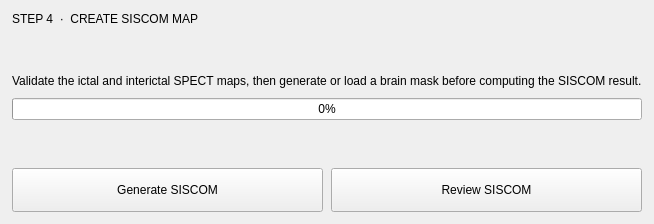
                          <widget class="QFrame" name="cardSISCOM">
                           <property name="frameShape">
                            <enum>QFrame::Shape::NoFrame</enum>
                           </property>
                           <property name="workflowCard" stdset="0">
                            <bool>true</bool>
                           </property>
                           <layout class="QVBoxLayout" name="cardSISCOMLayout">
                            <property name="spacing">
                             <number>8</number>
                            </property>
                            <property name="leftMargin">
                             <number>12</number>
                            </property>
                            <property name="topMargin">
                             <number>12</number>
                            </property>
                            <property name="rightMargin">
                             <number>12</number>
                            </property>
                            <property name="bottomMargin">
                             <number>12</number>
                            </property>
                            <item>
                             <widget class="QLabel" name="cardSISCOMTitle">
                              <property name="text">
                               <string>STEP 4  ·  CREATE SISCOM MAP</string>
                              </property>
                              <property name="alignment">
                               <set>Qt::AlignmentFlag::AlignLeading|Qt::AlignmentFlag::AlignLeft|Qt::AlignmentFlag::AlignVCenter</set>
                              </property>
                              <property name="uiRole" stdset="0">
                               <string>sectionTitle</string>
                              </property>
                             </widget>
                            </item>
                            <item>
                             <spacer name="verticalSpacer_11">
                              <property name="orientation">
                               <enum>Qt::Orientation::Vertical</enum>
                              </property>
                              <property name="sizeHint" stdset="0">
                               <size>
                                <width>20</width>
                                <height>40</height>
                               </size>
                              </property>
                             </spacer>
                            </item>
                            <item>
                             <widget class="QLabel" name="cardSISCOMSubtitle">
                              <property name="text">
                               <string>Validate the ictal and interictal SPECT maps, then generate or load a brain mask before computing the SISCOM result.</string>
                              </property>
                              <property name="uiRole" stdset="0">
                               <string>sectionSubtitle</string>
                              </property>
                             </widget>
                            </item>
                            <item>
                             <widget class="QProgressBar" name="progressBarSISCOM">
                              <property name="minimumSize">
                               <size>
                                <width>0</width>
                                <height>22</height>
                               </size>
                              </property>
                              <property name="maximumSize">
                               <size>
                                <width>16777215</width>
                                <height>18</height>
                               </size>
                              </property>
                              <property name="value">
                               <number>0</number>
                              </property>
                              <property name="format">
                               <string>%p%</string>
                              </property>
                              <property name="uiRole" stdset="0">
                               <string>workflowProgress</string>
                              </property>
                             </widget>
                            </item>
                            <item>
                             <spacer name="verticalSpacer_14">
                              <property name="orientation">
                               <enum>Qt::Orientation::Vertical</enum>
                              </property>
                              <property name="sizeHint" stdset="0">
                               <size>
                                <width>20</width>
                                <height>40</height>
                               </size>
                              </property>
                             </spacer>
                            </item>
                            <item>
                             <layout class="QHBoxLayout" name="siscomActionsLayout">
                              <property name="spacing">
                               <number>8</number>
                              </property>
                              <property name="leftMargin">
                               <number>0</number>
                              </property>
                              <property name="topMargin">
                               <number>2</number>
                              </property>
                              <property name="rightMargin">
                               <number>0</number>
                              </property>
                              <property name="bottomMargin">
                               <number>0</number>
                              </property>
                              <item>
                               <widget class="QPushButton" name="btn_FilesCoreg_PerfSISCOM">
                                <property name="minimumSize">
                                 <size>
                                  <width>0</width>
                                  <height>44</height>
                                 </size>
                                </property>
                                <property name="text">
                                 <string>Generate SISCOM</string>
                                </property>
                                <property name="autoDefault">
                                 <bool>false</bool>
                                </property>
                                <property name="default">
                                 <bool>false</bool>
                                </property>
                                <property name="uiRole" stdset="0">
                                 <string>workflowAction</string>
                                </property>
                               </widget>
                              </item>
                              <item>
                               <widget class="QPushButton" name="btn_FilesCoreg_CheckSISCOM">
                                <property name="minimumSize">
                                 <size>
                                  <width>0</width>
                                  <height>44</height>
                                 </size>
                                </property>
                                <property name="text">
                                 <string>Review SISCOM</string>
                                </property>
                                <property name="autoDefault">
                                 <bool>false</bool>
                                </property>
                                <property name="default">
                                 <bool>false</bool>
                                </property>
                                <property name="uiRole" stdset="0">
                                 <string>reviewAction</string>
                                </property>
                               </widget>
                              </item>
                             </layout>
                            </item>
                           </layout>
                          </widget>
